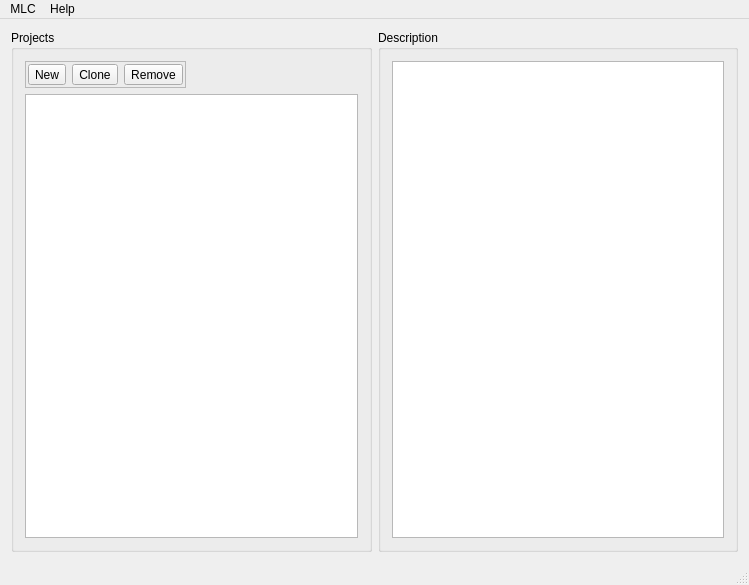
<?xml version="1.0" encoding="UTF-8"?>
<ui version="4.0">
 <class>MainWindow</class>
 <widget class="QMainWindow" name="MainWindow">
  <property name="geometry">
   <rect>
    <x>0</x>
    <y>0</y>
    <width>749</width>
    <height>585</height>
   </rect>
  </property>
  <property name="windowTitle">
   <string>MLC Project Manager</string>
  </property>
  <widget class="QWidget" name="centralWidget">
   <layout class="QHBoxLayout" name="horizontalLayout" stretch="0,0">
    <item>
     <widget class="QGroupBox" name="projects_box">
      <property name="title">
       <string>Projects</string>
      </property>
      <layout class="QVBoxLayout" name="verticalLayout">
       <item alignment="Qt::AlignLeft">
        <widget class="QFrame" name="frame">
         <property name="minimumSize">
          <size>
           <width>0</width>
           <height>0</height>
          </size>
         </property>
         <property name="frameShape">
          <enum>QFrame::StyledPanel</enum>
         </property>
         <property name="frameShadow">
          <enum>QFrame::Raised</enum>
         </property>
         <layout class="QHBoxLayout" name="horizontalLayout_3">
          <property name="leftMargin">
           <number>2</number>
          </property>
          <property name="topMargin">
           <number>2</number>
          </property>
          <property name="rightMargin">
           <number>2</number>
          </property>
          <property name="bottomMargin">
           <number>2</number>
          </property>
          <item>
           <widget class="QToolButton" name="new_button">
            <property name="text">
             <string>New</string>
            </property>
           </widget>
          </item>
          <item>
           <widget class="QToolButton" name="clone_button">
            <property name="text">
             <string>Clone</string>
            </property>
           </widget>
          </item>
          <item>
           <widget class="QToolButton" name="remove_button">
            <property name="text">
             <string>Remove</string>
            </property>
           </widget>
          </item>
         </layout>
        </widget>
       </item>
       <item>
        <widget class="QListView" name="listView"/>
       </item>
      </layout>
     </widget>
    </item>
    <item>
     <widget class="QGroupBox" name="description_box">
      <property name="title">
       <string>Description</string>
      </property>
      <layout class="QHBoxLayout" name="horizontalLayout_2">
       <item>
        <widget class="QListView" name="description_list"/>
       </item>
      </layout>
     </widget>
    </item>
   </layout>
  </widget>
  <widget class="QMenuBar" name="menuBar">
   <property name="geometry">
    <rect>
     <x>0</x>
     <y>0</y>
     <width>749</width>
     <height>19</height>
    </rect>
   </property>
   <widget class="QMenu" name="menuMLC">
    <property name="title">
     <string>MLC</string>
    </property>
    <addaction name="menu_properties"/>
    <addaction name="separator"/>
    <addaction name="menu_close"/>
   </widget>
   <widget class="QMenu" name="menuProperties">
    <property name="title">
     <string>Help</string>
    </property>
    <addaction name="menu_about"/>
   </widget>
   <addaction name="menuMLC"/>
   <addaction name="menuProperties"/>
  </widget>
  <widget class="QStatusBar" name="statusBar"/>
  <action name="menu_properties">
   <property name="text">
    <string>Properties</string>
   </property>
   <property name="toolTip">
    <string>Manager Properties</string>
   </property>
  </action>
  <action name="menu_close">
   <property name="text">
    <string>Close</string>
   </property>
   <property name="toolTip">
    <string>Close MLC Manager</string>
   </property>
  </action>
  <action name="menu_about">
   <property name="text">
    <string>About</string>
   </property>
   <property name="toolTip">
    <string>Project Information</string>
   </property>
  </action>
 </widget>
 <layoutdefault spacing="6" margin="11"/>
 <resources/>
 <connections>
  <connection>
   <sender>menu_close</sender>
   <signal>triggered()</signal>
   <receiver>MainWindow</receiver>
   <slot>close()</slot>
   <hints>
    <hint type="sourcelabel">
     <x>-1</x>
     <y>-1</y>
    </hint>
    <hint type="destinationlabel">
     <x>374</x>
     <y>292</y>
    </hint>
   </hints>
  </connection>
  <connection>
   <sender>new_button</sender>
   <signal>clicked()</signal>
   <receiver>MainWindow</receiver>
   <slot>on_new_button_clicked()</slot>
   <hints>
    <hint type="sourcelabel">
     <x>45</x>
     <y>70</y>
    </hint>
    <hint type="destinationlabel">
     <x>374</x>
     <y>292</y>
    </hint>
   </hints>
  </connection>
  <connection>
   <sender>menu_properties</sender>
   <signal>triggered()</signal>
   <receiver>MainWindow</receiver>
   <slot>edit_gui_config()</slot>
   <hints>
    <hint type="sourcelabel">
     <x>-1</x>
     <y>-1</y>
    </hint>
    <hint type="destinationlabel">
     <x>374</x>
     <y>292</y>
    </hint>
   </hints>
  </connection>
 </connections>
 <slots>
  <slot>on_new_button_clicked()</slot>
  <slot>edit_gui_config()</slot>
 </slots>
</ui>
